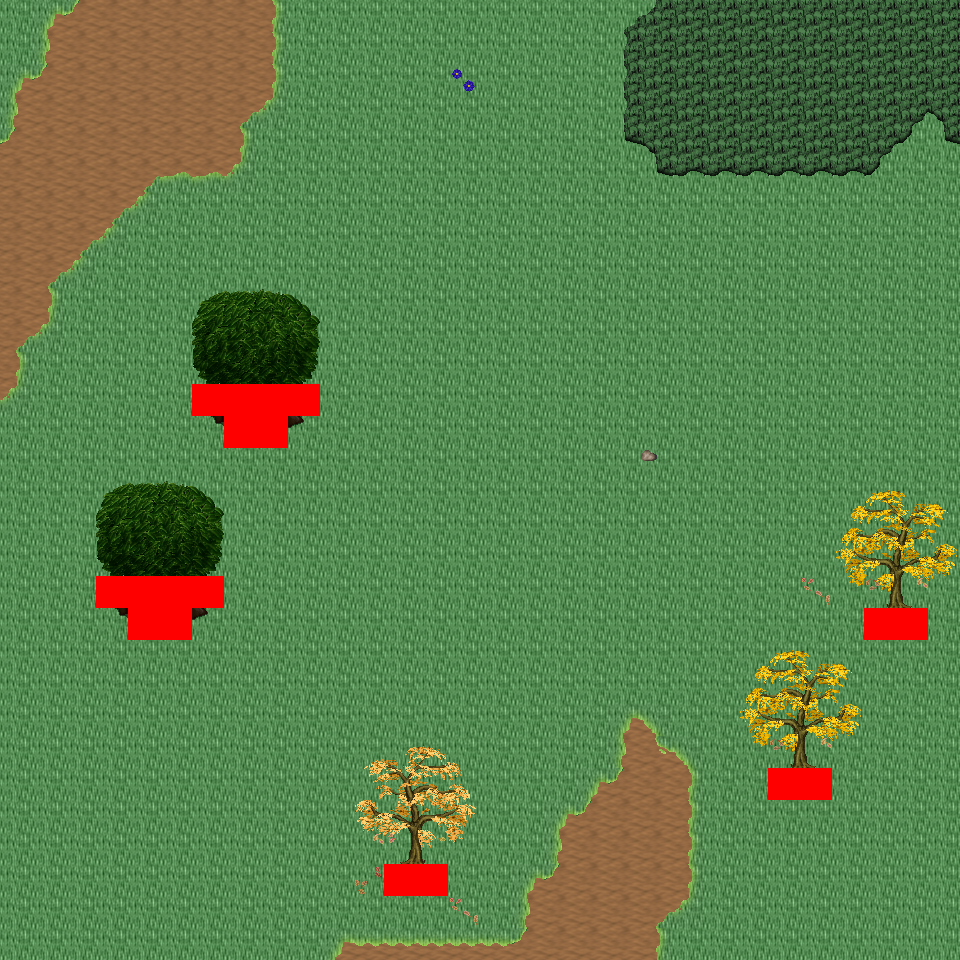

This game map was drawn from its Tiled (.tmx) file and the tilesets committed beside it. A one-line description and the trimmed map source follow:
An orthogonal 30x30 tile map with 32x32 px tiles, 6 tile layers (Ground, Object, Object2, Above, ...), 24 tilesets and 4 objects (4x mapExit).

<map version="1.0" orientation="orthogonal" renderorder="right-down" width="30" height="30" tilewidth="32" tileheight="32" nextobjectid="5">
  <tileset firstgid="1" name="tileset_logic_collision" tilewidth="32" tileheight="32" tilecount="1" columns="1">
    <image source="../drawable/tileset_logic_collision.png" width="32" height="32" />
  </tileset>
  <tileset firstgid="2" name="tileset_ground_ground" tilewidth="32" tileheight="32" tilecount="33" columns="3">
    <image source="../drawable/tileset_ground_ground.png" width="96" height="352" />
  </tileset>
  <tileset firstgid="35" name="tileset_plant_tree_tree_darkgreen" tilewidth="32" tileheight="32" tilecount="88" columns="8">
    <image source="../drawable/tileset_plant_tree_tree_darkgreen.png" width="256" height="352" />
  </tileset>
  <tileset firstgid="123" name="tileset_logic_item_resources" tilewidth="32" tileheight="32" tilecount="6" columns="6">
    <image source="../drawable/tileset_logic_item_resources.png" width="192" height="32" />
  </tileset>
  <tileset firstgid="129" name="tileset_logic_creature_animal" tilewidth="32" tileheight="32" tilecount="32" columns="8">
    <image source="../drawable/tileset_logic_creature_animal.png" width="256" height="128" />
  </tileset>
  <tileset firstgid="161" name="tileset_plant_flower_daisy_blue" tilewidth="32" tileheight="32" tilecount="8" columns="2">
    <image source="../drawable/tileset_plant_flower_daisy_blue.png" width="64" height="128" />
  </tileset>
  <tileset firstgid="169" name="tileset_plant_flower_daisy_red" tilewidth="32" tileheight="32" tilecount="8" columns="2">
    <image source="../drawable/tileset_plant_flower_daisy_red.png" width="64" height="128" />
  </tileset>
  <tileset firstgid="177" name="tileset_plant_flower_daisy_white" tilewidth="32" tileheight="32" tilecount="8" columns="2">
    <image source="../drawable/tileset_plant_flower_daisy_white.png" width="64" height="128" />
  </tileset>
  <tileset firstgid="185" name="tileset_plant_flower_daisy_yellow" tilewidth="32" tileheight="32" tilecount="8" columns="2">
    <image source="../drawable/tileset_plant_flower_daisy_yellow.png" width="64" height="128" />
  </tileset>
  <tileset firstgid="193" name="tileset_building_thatched_roof_cottage2" tilewidth="32" tileheight="32" tilecount="20" columns="4">
    <image source="../drawable/tileset_building_thatched_roof_cottage2.png" width="128" height="160" />
  </tileset>
  <tileset firstgid="213" name="tileset_building_thatched_roof_cottage1" tilewidth="32" tileheight="32" tilecount="20" columns="4">
    <image source="../drawable/tileset_building_thatched_roof_cottage1.png" width="128" height="160" />
  </tileset>
  <tileset firstgid="233" name="tileset_logic_creature_elemental" tilewidth="32" tileheight="32" tilecount="16" columns="8">
    <image source="../drawable/tileset_logic_creature_elemental.png" width="256" height="64" />
  </tileset>
  <tileset firstgid="249" name="tileset_item_campfires" tilewidth="32" tileheight="32" tilecount="2" columns="2">
    <image source="../drawable/tileset_item_campfires.png" width="64" height="32" />
  </tileset>
  <tileset firstgid="251" name="tileset_furniture_light_flames" tilewidth="32" tileheight="32" tilecount="6" columns="6">
    <image source="../drawable/tileset_furniture_light_flames.png" width="192" height="32" />
  </tileset>
  <tileset firstgid="257" name="tileset_item_firewood" tilewidth="32" tileheight="32" tilecount="12" columns="3">
    <image source="../drawable/tileset_item_firewood.png" width="96" height="128" />
  </tileset>
  <tileset firstgid="269" name="tileset_plant_flower_bulbs" tilewidth="32" tileheight="32" tilecount="4" columns="1">
    <image source="../drawable/tileset_plant_flower_bulbs.png" width="32" height="128" />
  </tileset>
  <tileset firstgid="273" name="tileset_ground_grass_corners" tilewidth="32" tileheight="32" tilecount="24" columns="6">
    <image source="../drawable/tileset_ground_grass_corners.png" width="192" height="128" />
  </tileset>
  <tileset firstgid="297" name="tileset_ground_grass_edges" tilewidth="32" tileheight="32" tilecount="36" columns="12">
    <image source="../drawable/tileset_ground_grass_edges.png" width="384" height="96" />
  </tileset>
  <tileset firstgid="333" name="tileset_light_dim_yellow_light_5x5" tilewidth="32" tileheight="32" tilecount="25" columns="5">
    <image source="../drawable/tileset_light_dim_yellow_light_5x5.png" width="160" height="160" />
  </tileset>
  <tileset firstgid="358" name="tileset_plant_tree_fall_trees" tilewidth="32" tileheight="32" tilecount="40" columns="8">
    <image source="../drawable/tileset_plant_tree_fall_trees.png" width="256" height="160" />
  </tileset>
  <tileset firstgid="398" name="tileset_plant_leaves" tilewidth="32" tileheight="32" tilecount="8" columns="4">
    <image source="../drawable/tileset_plant_leaves.png" width="128" height="64" />
  </tileset>
  <tileset firstgid="406" name="tileset_ground_grass_2" tilewidth="32" tileheight="32" tilecount="21" columns="3">
    <image source="../drawable/tileset_ground_grass_2.png" width="96" height="224" />
  </tileset>
  <tileset firstgid="427" name="tileset_ground_rock_pebbles" tilewidth="32" tileheight="32" tilecount="3" columns="1">
    <image source="../drawable/tileset_ground_rock_pebbles.png" width="32" height="96" />
  </tileset>
  <tileset firstgid="430" name="tileset_logic_creature_fowl" tilewidth="32" tileheight="32" tilecount="6" columns="6">
    <image source="../drawable/tileset_logic_creature_fowl.png" width="192" height="32" />
  </tileset>
  <layer name="Ground" width="30" height="30">
    <data>[900 cells, 900 non-empty, 3 distinct tile ids]</data>
  </layer>
  <layer name="Object" width="30" height="30">
    <data>[900 cells, 99 non-empty, 32 distinct tile ids]</data>
  </layer>
  <layer name="Object2" width="30" height="30">
    <data>[900 cells, 16 non-empty, 8 distinct tile ids]</data>
  </layer>
  <layer name="Above" width="30" height="30">
    <data>[900 cells, 72 non-empty, 44 distinct tile ids]</data>
  </layer>
  <layer name="Above2" width="30" height="30">
    <data>[900 cells, 0 non-empty, 0 distinct tile ids]</data>
  </layer>
  <layer name="Walkable" width="30" height="30">
    <data>[900 cells, 18 non-empty, 1 distinct tile ids]</data>
  </layer>
  <objectgroup name="MapEvents">
    <object id="1" name="north" type="mapExit" x="0" y="0" width="960" height="32">
      <properties>
        <property name="map" value="level_0_x3_y25" />
        <property name="x" value="0" />
        <property name="y" value="28" />
      </properties>
    </object>
    <object id="2" name="south" type="mapExit" x="0" y="928" width="960" height="32">
      <properties>
        <property name="map" value="level_0_x3_y27" />
        <property name="x" value="0" />
        <property name="y" value="1" />
      </properties>
    </object>
    <object id="3" name="west" type="mapExit" x="0" y="0" width="32" height="960">
      <properties>
        <property name="map" value="level_0_x2_y26" />
        <property name="x" value="28" />
        <property name="y" value="0" />
      </properties>
    </object>
    <object id="4" name="east" type="mapExit" x="928" y="0" width="32" height="960">
      <properties>
        <property name="map" value="level_0_x4_y26" />
        <property name="x" value="1" />
        <property name="y" value="0" />
      </properties>
    </object>
  </objectgroup>
</map>
